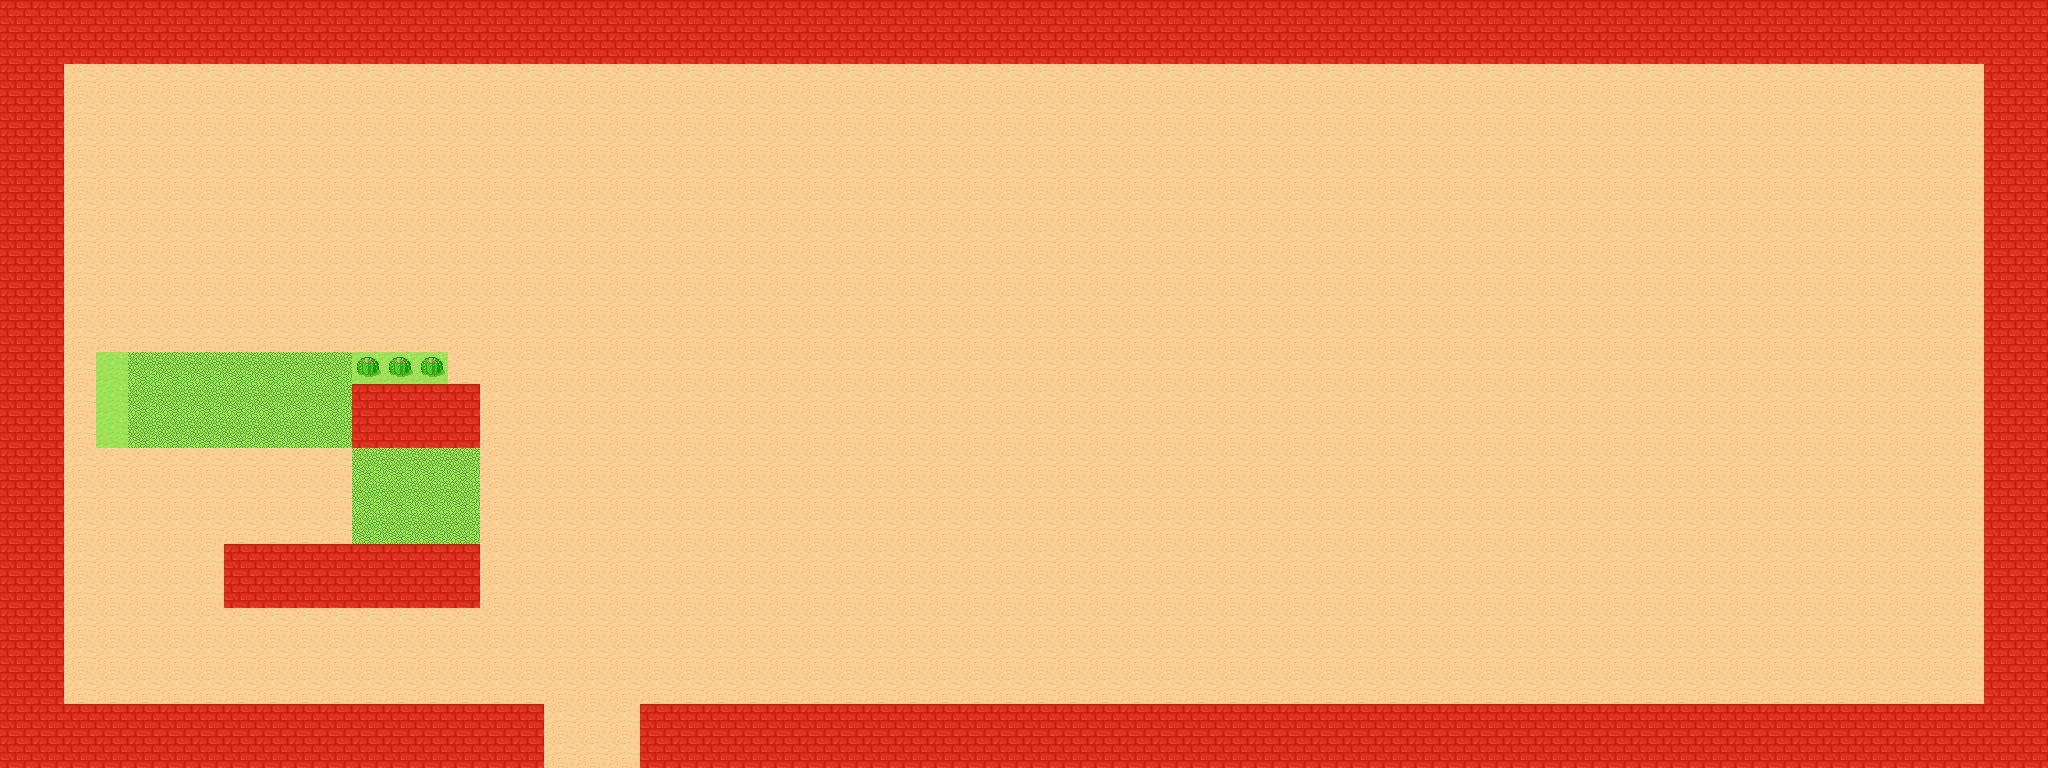

A level layout from a 2D game, rendered from its tile map. Below: a short description, then the map file with tile-grid data replaced by summaries:
An orthogonal 64x24 tile map with 32x32 px tiles, 3 tile layers (Map, Collisions, Navigation), 2 tilesets and 6 objects (3x Item, 2x Enemy, Player).

<map version="1.10" tiledversion="1.11.0" orientation="orthogonal" renderorder="right-down" width="64" height="24" tilewidth="32" tileheight="32" infinite="0" nextlayerid="9" nextobjectid="21">
	<tileset firstgid="1" name="tmw_desert_spacing" tilewidth="32" tileheight="32" spacing="1" margin="1" tilecount="48" columns="8">
		<image source="tmw_desert_spacing.png" width="265" height="199" />
		<wangsets>
			<wangset name="Brick" type="corner" tile="9">
				<wangcolor name="" color="#ff0000" tile="-1" probability="1" />
				<wangtile tileid="0" wangid="0,0,0,1,0,0,0,0" />
				<wangtile tileid="1" wangid="0,0,0,1,0,1,0,0" />
				<wangtile tileid="2" wangid="0,0,0,0,0,1,0,0" />
				<wangtile tileid="8" wangid="0,1,0,1,0,0,0,0" />
				<wangtile tileid="9" wangid="0,1,0,1,0,1,0,1" />
				<wangtile tileid="10" wangid="0,0,0,0,0,1,0,1" />
				<wangtile tileid="16" wangid="0,1,0,0,0,0,0,0" />
				<wangtile tileid="17" wangid="0,1,0,0,0,0,0,1" />
				<wangtile tileid="18" wangid="0,0,0,0,0,0,0,1" />
				<wangtile tileid="19" wangid="0,1,0,0,0,1,0,1" />
				<wangtile tileid="20" wangid="0,1,0,1,0,0,0,1" />
				<wangtile tileid="27" wangid="0,0,0,1,0,1,0,1" />
				<wangtile tileid="28" wangid="0,1,0,1,0,1,0,0" />
			</wangset>
			<wangset name="Marble" type="corner" tile="33">
				<wangcolor name="" color="#ff0000" tile="-1" probability="1" />
				<wangtile tileid="24" wangid="0,0,0,1,0,0,0,0" />
				<wangtile tileid="25" wangid="0,0,0,1,0,1,0,0" />
				<wangtile tileid="26" wangid="0,0,0,0,0,1,0,0" />
				<wangtile tileid="32" wangid="0,1,0,1,0,0,0,0" />
				<wangtile tileid="33" wangid="0,1,0,1,0,1,0,1" />
				<wangtile tileid="34" wangid="0,0,0,0,0,1,0,1" />
				<wangtile tileid="35" wangid="0,1,0,0,0,1,0,1" />
				<wangtile tileid="36" wangid="0,1,0,1,0,0,0,1" />
				<wangtile tileid="40" wangid="0,1,0,0,0,0,0,0" />
				<wangtile tileid="41" wangid="0,1,0,0,0,0,0,1" />
				<wangtile tileid="42" wangid="0,0,0,0,0,0,0,1" />
				<wangtile tileid="43" wangid="0,0,0,1,0,1,0,1" />
				<wangtile tileid="44" wangid="0,1,0,1,0,1,0,0" />
			</wangset>
			<wangset name="Sand" type="corner" tile="14">
				<wangcolor name="" color="#ff0000" tile="29" probability="1" />
				<wangtile tileid="3" wangid="0,1,0,0,0,1,0,1" />
				<wangtile tileid="4" wangid="0,1,0,1,0,0,0,1" />
				<wangtile tileid="5" wangid="0,0,0,1,0,0,0,0" />
				<wangtile tileid="6" wangid="0,0,0,1,0,1,0,0" />
				<wangtile tileid="7" wangid="0,0,0,0,0,1,0,0" />
				<wangtile tileid="11" wangid="0,0,0,1,0,1,0,1" />
				<wangtile tileid="12" wangid="0,1,0,1,0,1,0,0" />
				<wangtile tileid="13" wangid="0,1,0,1,0,0,0,0" />
				<wangtile tileid="14" wangid="0,1,0,1,0,1,0,1" />
				<wangtile tileid="15" wangid="0,0,0,0,0,1,0,1" />
				<wangtile tileid="21" wangid="0,1,0,0,0,0,0,0" />
				<wangtile tileid="22" wangid="0,1,0,0,0,0,0,1" />
				<wangtile tileid="23" wangid="0,0,0,0,0,0,0,1" />
			</wangset>
		</wangsets>
	</tileset>
	<tileset firstgid="49" name="MapMetadata" tilewidth="32" tileheight="32" spacing="1" margin="1" tilecount="2" columns="2">
		<image source="MapMetadata.png" width="67" height="34" />
	</tileset>
	<layer id="1" name="Map" width="64" height="24">
		<properties>
			<property name="Draw" type="bool" value="true" />
		</properties>
		<data>[1536 cells, 1536 non-empty, 4 distinct tile ids]</data>
	</layer>
	<layer id="5" name="Collisions" width="64" height="24">
		<properties>
			<property name="Draw" type="bool" value="false" />
		</properties>
		<data>[1536 cells, 354 non-empty, 1 distinct tile ids]</data>
	</layer>
	<layer id="7" name="Navigation" width="64" height="24">
		<properties>
			<property name="Draw" type="bool" value="false" />
			<property name="Navigation" type="bool" value="true" />
		</properties>
		<data>[1536 cells, 396 non-empty, 3 distinct tile ids]</data>
	</layer>
	<objectgroup id="8" name="Entities">
		<object id="8" name="Player" type="Player" x="63" y="672">
			<point />
		</object>
		<object id="12" name="Enemy1" type="Enemy" x="230" y="520">
			<properties>
				<property name="isDead" type="bool" value="false" />
			</properties>
			<point />
		</object>
		<object id="17" name="Enemy2" type="Enemy" x="327" y="516">
			<properties>
				<property name="isDead" type="bool" value="false" />
			</properties>
			<point />
		</object>
		<object id="18" name="Item1" type="Item" x="170" y="684">
			<point />
		</object>
		<object id="19" name="Item1" type="Item" x="206" y="684">
			<point />
		</object>
		<object id="20" name="Item1" type="Item" x="240" y="684">
			<point />
		</object>
	</objectgroup>
</map>
